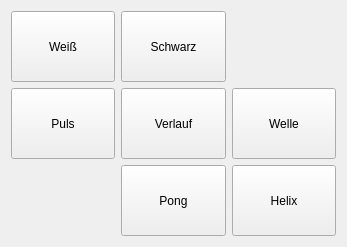
<?xml version="1.0" encoding="UTF-8"?>
<ui version="4.0">
 <class>demoapp</class>
 <widget class="QDialog" name="demoapp">
  <property name="windowModality">
   <enum>Qt::ApplicationModal</enum>
  </property>
  <property name="geometry">
   <rect>
    <x>0</x>
    <y>0</y>
    <width>347</width>
    <height>247</height>
   </rect>
  </property>
  <property name="windowTitle">
   <string>Demo</string>
  </property>
  <property name="sizeGripEnabled">
   <bool>false</bool>
  </property>
  <layout class="QGridLayout" name="gridLayout">
   <item row="2" column="1">
    <widget class="QPushButton" name="fade">
     <property name="sizePolicy">
      <sizepolicy hsizetype="Expanding" vsizetype="Expanding">
       <horstretch>0</horstretch>
       <verstretch>0</verstretch>
      </sizepolicy>
     </property>
     <property name="focusPolicy">
      <enum>Qt::ClickFocus</enum>
     </property>
     <property name="text">
      <string>Verlauf</string>
     </property>
     <property name="iconSize">
      <size>
       <width>30</width>
       <height>30</height>
      </size>
     </property>
     <property name="autoDefault">
      <bool>false</bool>
     </property>
     <property name="flat">
      <bool>false</bool>
     </property>
    </widget>
   </item>
   <item row="4" column="2">
    <widget class="QPushButton" name="helix">
     <property name="sizePolicy">
      <sizepolicy hsizetype="Expanding" vsizetype="Expanding">
       <horstretch>0</horstretch>
       <verstretch>0</verstretch>
      </sizepolicy>
     </property>
     <property name="focusPolicy">
      <enum>Qt::ClickFocus</enum>
     </property>
     <property name="text">
      <string>Helix</string>
     </property>
     <property name="iconSize">
      <size>
       <width>30</width>
       <height>30</height>
      </size>
     </property>
     <property name="autoDefault">
      <bool>false</bool>
     </property>
     <property name="flat">
      <bool>false</bool>
     </property>
    </widget>
   </item>
   <item row="2" column="2">
    <widget class="QPushButton" name="wave">
     <property name="sizePolicy">
      <sizepolicy hsizetype="Expanding" vsizetype="Expanding">
       <horstretch>0</horstretch>
       <verstretch>0</verstretch>
      </sizepolicy>
     </property>
     <property name="focusPolicy">
      <enum>Qt::ClickFocus</enum>
     </property>
     <property name="text">
      <string>Welle</string>
     </property>
     <property name="iconSize">
      <size>
       <width>30</width>
       <height>30</height>
      </size>
     </property>
     <property name="autoDefault">
      <bool>false</bool>
     </property>
     <property name="flat">
      <bool>false</bool>
     </property>
    </widget>
   </item>
   <item row="4" column="1">
    <widget class="QPushButton" name="pong">
     <property name="sizePolicy">
      <sizepolicy hsizetype="Expanding" vsizetype="Expanding">
       <horstretch>0</horstretch>
       <verstretch>0</verstretch>
      </sizepolicy>
     </property>
     <property name="focusPolicy">
      <enum>Qt::ClickFocus</enum>
     </property>
     <property name="text">
      <string>Pong</string>
     </property>
     <property name="iconSize">
      <size>
       <width>30</width>
       <height>30</height>
      </size>
     </property>
     <property name="autoDefault">
      <bool>false</bool>
     </property>
     <property name="flat">
      <bool>false</bool>
     </property>
    </widget>
   </item>
   <item row="2" column="0">
    <widget class="QPushButton" name="pulse">
     <property name="sizePolicy">
      <sizepolicy hsizetype="Expanding" vsizetype="Expanding">
       <horstretch>0</horstretch>
       <verstretch>0</verstretch>
      </sizepolicy>
     </property>
     <property name="focusPolicy">
      <enum>Qt::ClickFocus</enum>
     </property>
     <property name="text">
      <string>Puls</string>
     </property>
     <property name="iconSize">
      <size>
       <width>30</width>
       <height>30</height>
      </size>
     </property>
     <property name="autoDefault">
      <bool>false</bool>
     </property>
     <property name="flat">
      <bool>false</bool>
     </property>
    </widget>
   </item>
   <item row="1" column="0">
    <widget class="QPushButton" name="white">
     <property name="sizePolicy">
      <sizepolicy hsizetype="Expanding" vsizetype="Expanding">
       <horstretch>0</horstretch>
       <verstretch>0</verstretch>
      </sizepolicy>
     </property>
     <property name="focusPolicy">
      <enum>Qt::ClickFocus</enum>
     </property>
     <property name="text">
      <string>Weiß</string>
     </property>
     <property name="iconSize">
      <size>
       <width>30</width>
       <height>30</height>
      </size>
     </property>
     <property name="autoDefault">
      <bool>false</bool>
     </property>
     <property name="flat">
      <bool>false</bool>
     </property>
    </widget>
   </item>
   <item row="1" column="1">
    <widget class="QPushButton" name="black">
     <property name="sizePolicy">
      <sizepolicy hsizetype="Expanding" vsizetype="Expanding">
       <horstretch>0</horstretch>
       <verstretch>0</verstretch>
      </sizepolicy>
     </property>
     <property name="focusPolicy">
      <enum>Qt::ClickFocus</enum>
     </property>
     <property name="text">
      <string>Schwarz</string>
     </property>
     <property name="iconSize">
      <size>
       <width>30</width>
       <height>30</height>
      </size>
     </property>
     <property name="autoDefault">
      <bool>false</bool>
     </property>
     <property name="flat">
      <bool>false</bool>
     </property>
    </widget>
   </item>
  </layout>
 </widget>
 <resources/>
 <connections/>
</ui>
